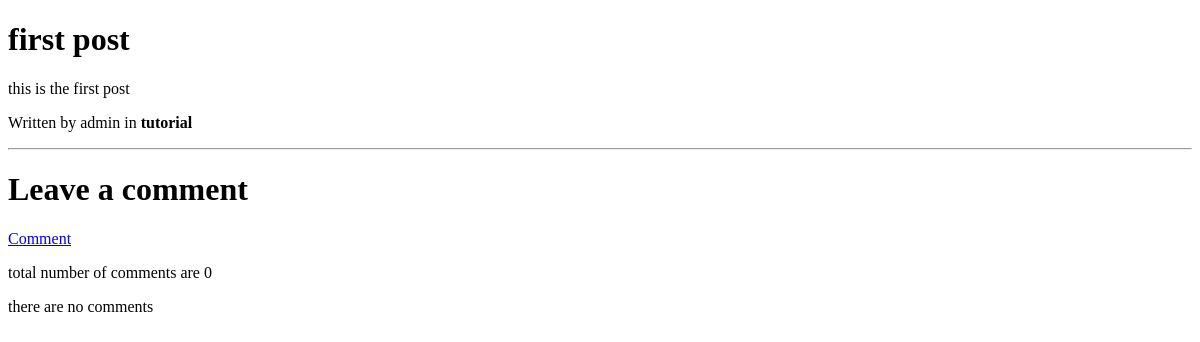
The app's page /blog/first-post/, older data.
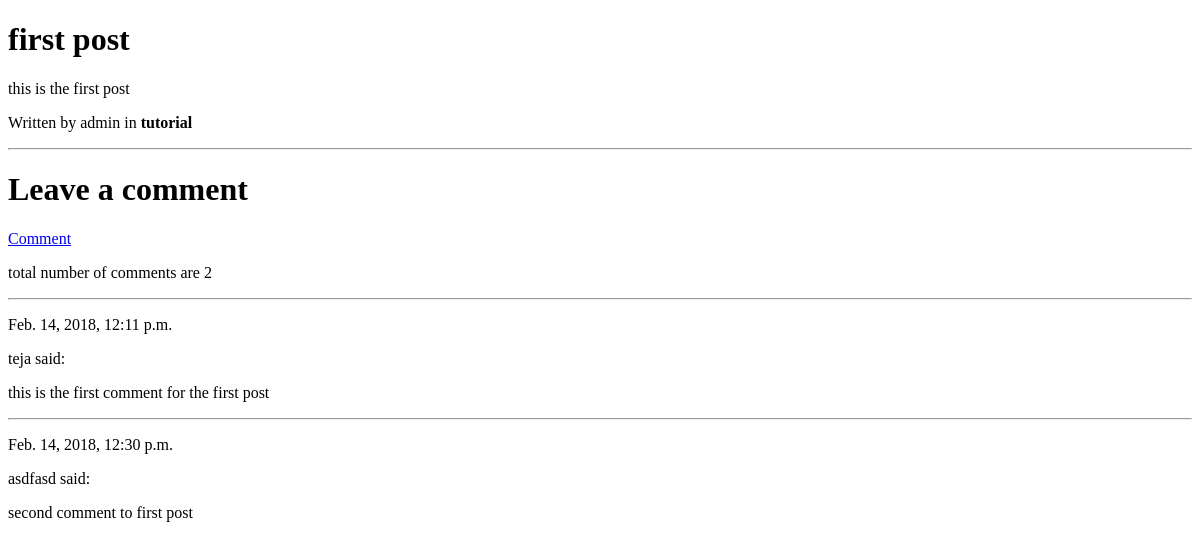
The same page, newer data.
### blog/models.py (models this page shows, shortened)
class Post(models.Model):
    STATUS_CHOICES = (
        ('draft','Draft'),
        ('published','Published'),
    )
    category = models.ForeignKey(Category)
    title = models.CharField(max_length=250)
    slug = models.SlugField(max_length=250, unique=True)
    content = models.TextField()
    seo_title = models.CharField(max_length=250)
    seo_description = models.CharField(max_length=250)
    author = models.ForeignKey(User, related_name='blog_posts')
    published = models.DateTimeField(default=timezone.now)
    created = models.DateTimeField(auto_now_add=True)
    updated = models.DateTimeField(auto_now=True)
    status = models.CharField(max_length=9, choices=STATUS_CHOICES, default='draft ')

class Category(models.Model):
    name = models.CharField(max_length=250)
    slug = models.SlugField(max_length=250, unique=True)
    class Meta:
        ordering = ('name'),
        verbose_name = 'category'
        verbose_name_plural = 'categories'
    def __str__(self):
        return self.name

class Comment(models.Model):
    post = models.ForeignKey(Post, related_name = 'comments')
    user = models.CharField(max_length=250)
    email = models.EmailField()
    body = models.TextField()
    created = models.DateTimeField(auto_now_add=True)
    approved = models.BooleanField(default=False)
    def approved(self):
        self.approved=True
        self.save()

### blog/views.py (the view)
# urls.py: url(r'^(?P<slug>[-\w]+)/$', views.post_detail, name='post_detail'),
def post_detail(request, slug):
    post = get_object_or_404(Post, slug=slug)
    template = 'blog/post/post_detail.html'
    context ={'post':post}
    return render(request, template, context)

### blog/templates/blog/post/post_detail.html (shortened to what this page needs)
{% extends 'blog/base.html' %}
{% block content %}
        <h1>{{ post.title}}</h1>
        {{post.content|linebreaks}}
        <p>Written by {{post.author}} in <strong>{{post.category}}</strong></p>
        <hr>
        <h1>Leave a comment</h1>
        <a href="{% url 'blog:add_comment' slug=post.slug %}">Comment</a>
        <p>total number of comments are {{post.comments.count}}</p>
        {% for comment in post.comments.all %}
                <hr>
                <p>{{comment.created}}</p>
                <p>{{comment.user}} said: </p>
                <p>{{comment.body}}</p>
        {%empty%}
                <p>there are no comments</p>
        {% endfor %}
{% endblock %}

Row changes from the older to the newer data that the page shows:
computed for Post "first post": comments.count "0" → "2"
added Comment: created "Feb. 14, 2018, 12:11 p.m.", user "teja", body "this is the first comment for the first post"
added Comment: created "Feb. 14, 2018, 12:30 p.m.", user "asdfasd", body "second comment to first post"
Text that changed along with them:
text no longer shown: "there are no comments"
